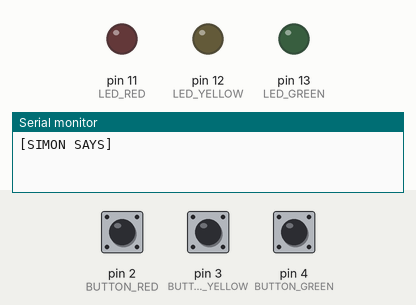
Simulated run of this sketch. Board: Arduino Uno, built with avr-gcc and run on an emulated ATmega328P. Shown: output pins drawn as LEDs (lit = HIGH), the last lines printed to the serial monitor. Dashed ring = blinking. Inputs (shaded band) come from the test bench; at power-on: pin 2 (BUTTON_RED) LOW, pin 3 (BUTTON_YELLOW) LOW, pin 4 (BUTTON_GREEN) LOW. Random numbers use the default seed unless the sketch sets one.

Above: at 4.1 s.
4.2 s: pin 2 (BUTTON_RED) pulled HIGH for 3.2 s
At 4.3 s:
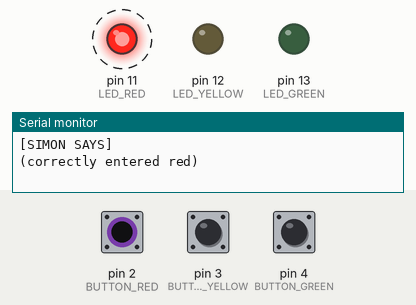
8.9 s: pin 3 (BUTTON_YELLOW) pulled HIGH for 0.15 s
At 9.4 s:
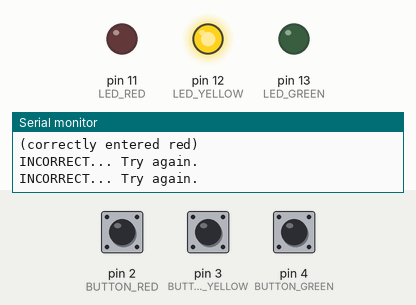
12.0 s: pin 4 (BUTTON_GREEN) pulled HIGH for 3.2 s
At 13.5 s:
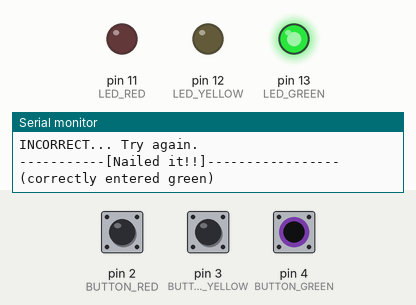
16.7 s: pin 2 (BUTTON_RED) pulled HIGH for 3.2 s
At 20.3 s:
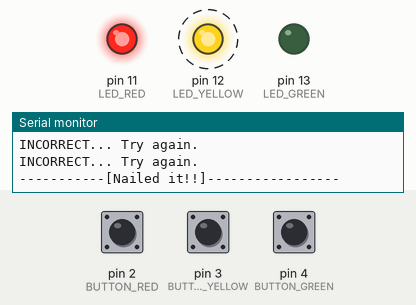
22.5 s: pin 3 (BUTTON_YELLOW) pulled HIGH for 1 s
At 24.0 s:
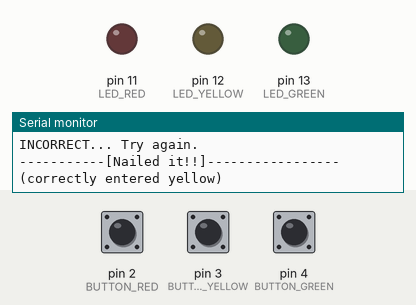
25.0 s: pin 2 (BUTTON_RED) pulled HIGH for 3.2 s
At 29.1 s:
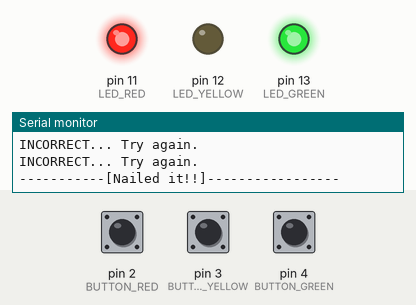
Timing chart, 0 to 32.0 s (numbered marks = the images above; inputs shaded):
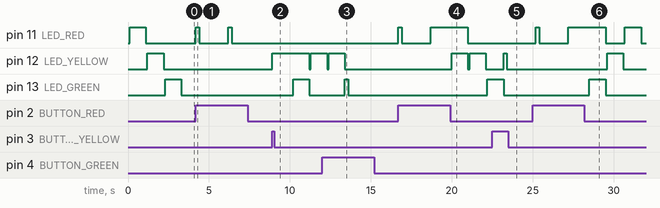

The sketch:

simon_says.ino
```cpp
// [Simon Says Game]
// Author: Jake Teeter
// Summary: This project  implements a simple Simon Says game where the LEDs
//              flash in a pattern, and the player must repeat the pattern by pressing
//              corresponding buttons. The game includes button debouncing for accurate
//              user input.

int LED_count = 0;

// Button and LED pin assignments
const int BUTTON_GREEN = 4;
const int BUTTON_YELLOW = 3;
const int BUTTON_RED = 2;

const int LED_GREEN = 13;
const int LED_YELLOW = 12;
const int LED_RED = 11;

// Arrays: store the randomly generated pattern and user's input
int event[4];
int guess[4];

// Index variables for tracking the current step in the pattern and user input
int userIndex = 1;
int patternIndex = 1;

long randNumber;

// Variables for button debouncing
int buttonTime = 0;
int debounceHandle = 0;

// Function to generate and display the pattern of flashing LEDs
void pattern(int LED_count) {
  while (patternIndex <= LED_count + 3) {
    delay(100);
    randNumber = rand() % 3;

    // Generate and display the pattern based on the random number
    if (randNumber < 1) {
      event[patternIndex] = 1;
      digitalWrite(LED_GREEN, HIGH);
      delay(500);
    } else if (randNumber > 1 && randNumber < 3) {
      event[patternIndex] = 2;
      digitalWrite(LED_YELLOW, HIGH);
      delay(500);
    } else {
      event[patternIndex] = 3;
      digitalWrite(LED_RED, HIGH);
      delay(500);
    }

    // Turn off LEDs and advance the pattern index
    delay(500);
    digitalWrite(LED_YELLOW, LOW);
    digitalWrite(LED_RED, LOW);
    digitalWrite(LED_GREEN, LOW);
    patternIndex++;
  }
}

void setup() {
  // Set up pin modes for LEDs and buttons
  pinMode(LED_RED, OUTPUT);
  pinMode(LED_YELLOW, OUTPUT);
  pinMode(LED_GREEN, OUTPUT);
  pinMode(BUTTON_RED, INPUT);
  pinMode(BUTTON_YELLOW, INPUT);
  pinMode(BUTTON_GREEN, INPUT);

  Serial.begin(57600);
  randomSeed(analogRead(A0));
  Serial.print("\n[SIMON SAYS]\n");
}

void loop() {
  // Generate and display the pattern
  pattern(LED_count);

  // User input loop
  while (patternIndex > userIndex) {
    // Read button states and debounce logic
    int buttonRedState = digitalRead(BUTTON_RED);
    int buttonYellowState = digitalRead(BUTTON_YELLOW);
    int buttonGreenState = digitalRead(BUTTON_GREEN);

    // Turn off LEDs
    digitalWrite(LED_RED, LOW);
    digitalWrite(LED_YELLOW, LOW);
    digitalWrite(LED_GREEN, LOW);

    // Check button presses and update user input
    if (buttonGreenState == HIGH && (debounceHandle - buttonTime) >= 2000) {
      buttonTime = millis();
      digitalWrite(LED_GREEN, HIGH);
      guess[userIndex] = 1;

      // Check if the user input matches the pattern
      if (guess[userIndex] == event[userIndex]) {
        Serial.println("(correctly entered green)");
      } else {
        Serial.println("INCORRECT... Try again.");
      }

      userIndex++;
      delay(200);
    } else if (buttonYellowState == HIGH && (debounceHandle - buttonTime) >= 2000) {
      buttonTime = millis();
      digitalWrite(LED_YELLOW, HIGH);
      guess[userIndex] = 2;

      // Check if the user input matches the pattern
      if (guess[userIndex] == event[userIndex]) {
        Serial.println("(correctly entered yellow)");
      } else {
        Serial.println("INCORRECT... Try again.");
      }

      userIndex++;
      delay(200);
    } else if (buttonRedState == HIGH && (debounceHandle - buttonTime) >= 2000) {
      buttonTime = millis();
      digitalWrite(LED_RED, HIGH);
      guess[userIndex] = 3;

      // Check if the user input matches the pattern
      if (guess[userIndex] == event[userIndex]) {
        Serial.println("(correctly entered red)");
      } else {
        Serial.println("INCORRECT... Try again.");
      }

      userIndex++;
      delay(200);
    }

    debounceHandle = millis();
  }

  // Reset index variables and wait before starting a new round
  patternIndex = 1;
  userIndex = 1;
  delay(1000);
  Serial.println("-----------[Nailed it!!]-----------------");
}
//NOTES--------------------------------------------------------------------------------------------
/*
 [Debouncing] is used to eliminate or reduce the effects of noise and unwanted signals
 when reading the state of mechanical buttons. It introduces a delay to filter out
 rapid changes in button state, ensuring a stable signal is read by the microcontroller.
      In this project, debounce logic is applied to button presses
      to prevent false readings caused by the mechanical bouncing of the buttons!
*/
```

Measured:
- after the input at 4.2 s, pin 11 (LED_RED): alternates HIGH for 0.20 s and LOW for 1.8 s, starting at once
- after the input at 8.9 s, pin 12 (LED_YELLOW): LOW → HIGH at once, → LOW 2.3 s later, → HIGH 0.10 s later; pin 13 (LED_GREEN): LOW → HIGH after 1.3 s, → LOW 1.0 s later
- after the input at 12.0 s, pin 13 (LED_GREEN): LOW → HIGH after 1.4 s, → LOW 0.20 s later
- after the input at 16.7 s, pin 11 (LED_RED): LOW → HIGH at once, → LOW 0.20 s later, → HIGH 1.8 s later, → LOW 2.3 s later; pin 12 (LED_YELLOW): alternates HIGH for 1.0 s and LOW for 0.10 s, starting after 3.3 s; pin 13 (LED_GREEN): LOW → HIGH after 5.5 s
- after the input at 22.5 s, pin 12 (LED_YELLOW): LOW → HIGH after 0.70 s, → LOW 0.20 s later
- after the input at 25.0 s, pin 11 (LED_RED): goes HIGH 0.20 s, LOW 1.8 s, HIGH 2.3 s, LOW 1.2 s, HIGH 1.0 s, then LOW, starting after 0.20 s; pin 12 (LED_YELLOW): LOW → HIGH after 4.6 s, → LOW 1.0 s later; pin 13 (LED_GREEN): LOW → HIGH after 3.5 s, → LOW 1.0 s later
